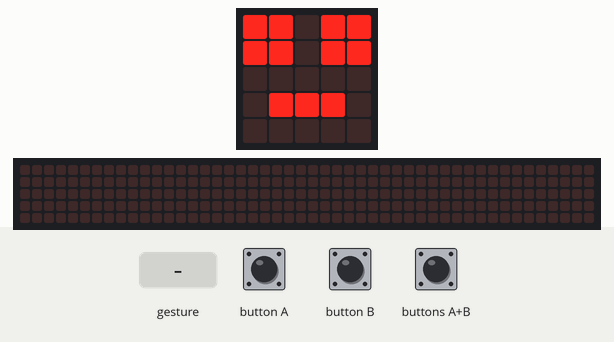
The program below on a simulated BBC micro:bit (MakeCode). Shown: the board's 5×5 LED display, a strip that is not on the board, showing the scrolling text unrolled. Inputs (shaded band) come from the test bench. A tilt is held for 1.5 s and a shake lasts 1 s, then the board lies face up again; the 48×5 strip is a reading aid, not a part: it shows the text the display is scrolling, unrolled, one strip-width of it at a time.

Above: at 1.2 s.
1.3 s: gesture 'logo down'
At 1.6 s:
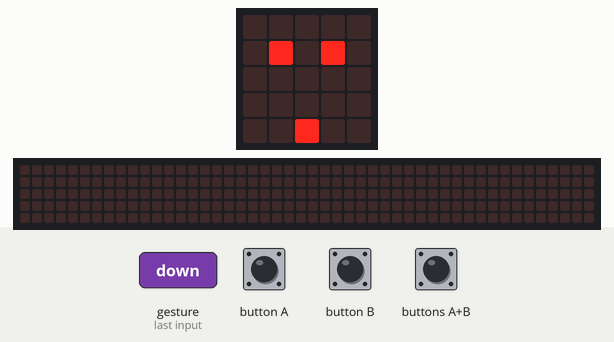
At 2.02 s:
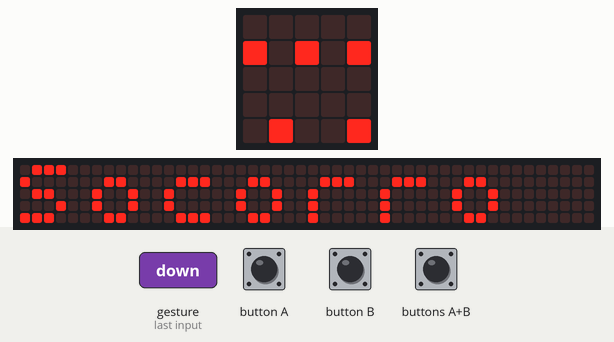
3.6 s: button A pressed for 0.15 s
4.3 s: buttons A+B pressed for 0.15 s
5.0 s: button B pressed for 0.15 s
5.7 s: gesture 'logo down'
At 9.87 s:
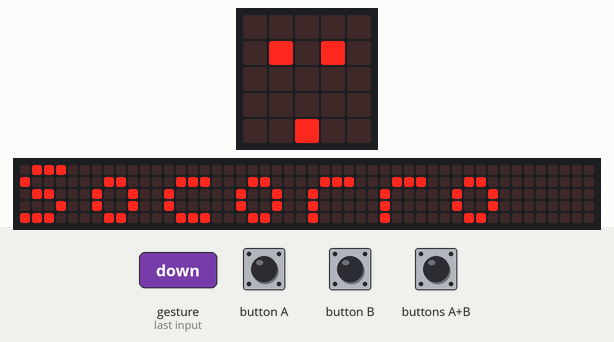

Measured:
- after the input at 1.3 s, the display: changes after 0.10 s (image 1)
- after the input at 5.7 s, the display: first differs from a run without the input after 3.7 s (image 3 shows a later state)
- what the display in image 1 shows lasts 0.4 s, from 1.4 s to 1.8 s

The program:

main.ts
```typescript
input.onGesture(Gesture.TiltLeft, function () {
    basic.showLeds(`
        . . . . .
        . # . # .
        . . . . .
        . # # # .
        . . . . .
        `)
    basic.pause(1000)
    basic.showLeds(`
        # . # . .
        . . . . .
        # # # . .
        . . . . .
        . . . . .
        `)
    basic.pause(1000)
    basic.showLeds(`
        . . . . .
        . # . # .
        . . . . .
        . # # # .
        . . . . .
        `)
})
input.onButtonPressed(Button.A, function () {
    basic.showLeds(`
        . . . . .
        . # . # .
        . . . . .
        . # # # .
        . . . . .
        `)
    basic.showLeds(`
        . . . . .
        . # . # .
        . . . . .
        . . . # .
        . # # . .
        `)
    basic.pause(1000)
    basic.showLeds(`
        . . . . .
        . # . # .
        . . . . .
        . # # # .
        . . . . .
        `)
})
input.onGesture(Gesture.Shake, function () {
    basic.showLeds(`
        # # . # #
        # # . # #
        . . . . .
        . # # # .
        . . . . .
        `)
    basic.pause(1000)
    basic.showString("Hello!")
    basic.pause(1000)
    basic.showLeds(`
        # # . # #
        # # . # #
        . . . . .
        . # # # .
        . . . . .
        `)
})
input.onButtonPressed(Button.AB, function () {
    basic.showLeds(`
        . # . # .
        # # # # #
        # # # # #
        . # # # .
        . . # . .
        `)
    basic.pause(500)
    basic.showLeds(`
        . . . . .
        . # . # .
        . # # # .
        . # # # .
        . . # . .
        `)
    basic.pause(500)
    basic.showLeds(`
        . # . # .
        # # # # #
        # # # # #
        . # # # .
        . . # . .
        `)
    basic.pause(500)
})
input.onButtonPressed(Button.B, function () {
    basic.showLeds(`
        . . . . .
        . # . # .
        . . . . .
        . # # # .
        . . . . .
        `)
    basic.showLeds(`
        . . . . .
        . # . # .
        . . . . .
        . # . . .
        . . # # .
        `)
    basic.pause(1000)
    basic.showLeds(`
        . . . . .
        . # . # .
        . . . . .
        . # # # .
        . . . . .
        `)
})
input.onGesture(Gesture.LogoDown, function () {
    basic.showLeds(`
        . . . . .
        . # . # .
        . . . . .
        . . . . .
        . . # . .
        `)
    basic.showString("Socorro")
})
input.onGesture(Gesture.TiltRight, function () {
    basic.showLeds(`
        . . . . .
        . # . # .
        . . . . .
        . # # # .
        . . . . .
        `)
    basic.pause(1000)
    basic.showLeds(`
        . . # . #
        . . . . .
        . . # # #
        . . . . .
        . . . . .
        `)
    basic.pause(1000)
    basic.showLeds(`
        . . . . .
        . # . # .
        . . . . .
        . # # # .
        . . . . .
        `)
})
basic.forever(function () {
    basic.pause(input.runningTime())
    basic.pause(500)
    basic.showLeds(`
        # # . # #
        # # . # #
        . . . . .
        . # # # .
        . . . . .
        `)
})
```

test.ts
```typescript
// testes vão aqui; isto não será compilado quando este pacote for usado como uma extensão.
```
